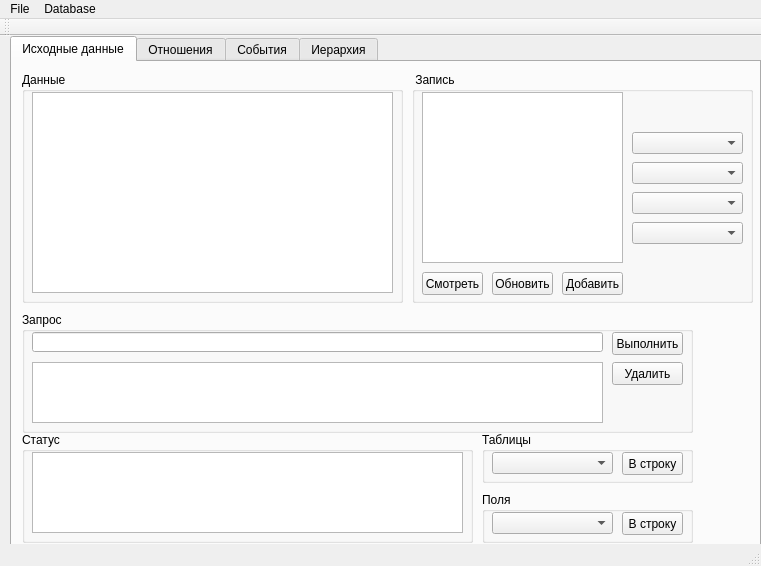
<?xml version="1.0" encoding="UTF-8"?>
<ui version="4.0">
 <class>MainWindow</class>
 <widget class="QMainWindow" name="MainWindow">
  <property name="geometry">
   <rect>
    <x>0</x>
    <y>0</y>
    <width>761</width>
    <height>566</height>
   </rect>
  </property>
  <property name="windowTitle">
   <string>MainWindow</string>
  </property>
  <widget class="QWidget" name="centralWidget">
   <widget class="QTabWidget" name="tabWidget">
    <property name="geometry">
     <rect>
      <x>10</x>
      <y>0</y>
      <width>751</width>
      <height>511</height>
     </rect>
    </property>
    <property name="currentIndex">
     <number>0</number>
    </property>
    <widget class="QWidget" name="tabData">
     <attribute name="title">
      <string>Исходные данные</string>
     </attribute>
     <widget class="QGroupBox" name="groupBoxRecord">
      <property name="geometry">
       <rect>
        <x>400</x>
        <y>10</y>
        <width>341</width>
        <height>231</height>
       </rect>
      </property>
      <property name="title">
       <string> Запись</string>
      </property>
      <widget class="QPushButton" name="pushButtonInsert">
       <property name="geometry">
        <rect>
         <x>150</x>
         <y>200</y>
         <width>61</width>
         <height>23</height>
        </rect>
       </property>
       <property name="text">
        <string>Добавить</string>
       </property>
      </widget>
      <widget class="QPushButton" name="pushButtonUpdate">
       <property name="geometry">
        <rect>
         <x>80</x>
         <y>200</y>
         <width>61</width>
         <height>23</height>
        </rect>
       </property>
       <property name="text">
        <string>Обновить</string>
       </property>
      </widget>
      <widget class="QTableWidget" name="tableWidgetForm">
       <property name="geometry">
        <rect>
         <x>10</x>
         <y>20</y>
         <width>201</width>
         <height>171</height>
        </rect>
       </property>
      </widget>
      <widget class="QPushButton" name="pushButtonView">
       <property name="geometry">
        <rect>
         <x>10</x>
         <y>200</y>
         <width>61</width>
         <height>23</height>
        </rect>
       </property>
       <property name="text">
        <string>Смотреть</string>
       </property>
      </widget>
      <widget class="QComboBox" name="comboBox1">
       <property name="geometry">
        <rect>
         <x>220</x>
         <y>60</y>
         <width>111</width>
         <height>22</height>
        </rect>
       </property>
      </widget>
      <widget class="QComboBox" name="comboBox2">
       <property name="geometry">
        <rect>
         <x>220</x>
         <y>90</y>
         <width>111</width>
         <height>22</height>
        </rect>
       </property>
      </widget>
      <widget class="QComboBox" name="comboBox3">
       <property name="geometry">
        <rect>
         <x>220</x>
         <y>120</y>
         <width>111</width>
         <height>22</height>
        </rect>
       </property>
      </widget>
      <widget class="QComboBox" name="comboBox4">
       <property name="geometry">
        <rect>
         <x>220</x>
         <y>150</y>
         <width>111</width>
         <height>22</height>
        </rect>
       </property>
      </widget>
     </widget>
     <widget class="QGroupBox" name="groupBoxTables">
      <property name="geometry">
       <rect>
        <x>470</x>
        <y>370</y>
        <width>211</width>
        <height>51</height>
       </rect>
      </property>
      <property name="title">
       <string>Таблицы</string>
      </property>
      <widget class="QComboBox" name="comboBoxTables">
       <property name="geometry">
        <rect>
         <x>10</x>
         <y>20</y>
         <width>121</width>
         <height>22</height>
        </rect>
       </property>
      </widget>
      <widget class="QPushButton" name="pushButtonGrabTable">
       <property name="geometry">
        <rect>
         <x>140</x>
         <y>20</y>
         <width>61</width>
         <height>23</height>
        </rect>
       </property>
       <property name="text">
        <string>В строку</string>
       </property>
      </widget>
     </widget>
     <widget class="QGroupBox" name="groupBoxStatus">
      <property name="geometry">
       <rect>
        <x>10</x>
        <y>370</y>
        <width>451</width>
        <height>111</height>
       </rect>
      </property>
      <property name="title">
       <string>Статус</string>
      </property>
      <widget class="QListWidget" name="listWidgetStatus">
       <property name="geometry">
        <rect>
         <x>10</x>
         <y>20</y>
         <width>431</width>
         <height>81</height>
        </rect>
       </property>
      </widget>
     </widget>
     <widget class="QGroupBox" name="groupBoxData_2">
      <property name="geometry">
       <rect>
        <x>10</x>
        <y>10</y>
        <width>381</width>
        <height>231</height>
       </rect>
      </property>
      <property name="title">
       <string>Данные</string>
      </property>
      <widget class="QListWidget" name="listWidgetData">
       <property name="geometry">
        <rect>
         <x>10</x>
         <y>20</y>
         <width>361</width>
         <height>201</height>
        </rect>
       </property>
      </widget>
     </widget>
     <widget class="QGroupBox" name="groupBoxRequest">
      <property name="geometry">
       <rect>
        <x>10</x>
        <y>250</y>
        <width>671</width>
        <height>121</height>
       </rect>
      </property>
      <property name="title">
       <string>Запрос</string>
      </property>
      <widget class="QLineEdit" name="lineEditRequest">
       <property name="geometry">
        <rect>
         <x>10</x>
         <y>20</y>
         <width>571</width>
         <height>20</height>
        </rect>
       </property>
      </widget>
      <widget class="QPushButton" name="pushButtonRequestExec">
       <property name="geometry">
        <rect>
         <x>590</x>
         <y>20</y>
         <width>71</width>
         <height>23</height>
        </rect>
       </property>
       <property name="text">
        <string>Выполнить</string>
       </property>
      </widget>
      <widget class="QListWidget" name="listWidgetRequest">
       <property name="geometry">
        <rect>
         <x>10</x>
         <y>50</y>
         <width>571</width>
         <height>61</height>
        </rect>
       </property>
      </widget>
      <widget class="QPushButton" name="pushButtonDeleteRequest">
       <property name="geometry">
        <rect>
         <x>590</x>
         <y>50</y>
         <width>71</width>
         <height>23</height>
        </rect>
       </property>
       <property name="text">
        <string>Удалить</string>
       </property>
      </widget>
     </widget>
     <widget class="QGroupBox" name="groupBoxFields">
      <property name="geometry">
       <rect>
        <x>470</x>
        <y>430</y>
        <width>211</width>
        <height>51</height>
       </rect>
      </property>
      <property name="title">
       <string>Поля</string>
      </property>
      <widget class="QPushButton" name="pushButtonGrabField">
       <property name="geometry">
        <rect>
         <x>140</x>
         <y>20</y>
         <width>61</width>
         <height>23</height>
        </rect>
       </property>
       <property name="text">
        <string>В строку</string>
       </property>
      </widget>
      <widget class="QComboBox" name="comboBoxFields">
       <property name="geometry">
        <rect>
         <x>10</x>
         <y>20</y>
         <width>121</width>
         <height>22</height>
        </rect>
       </property>
      </widget>
     </widget>
    </widget>
    <widget class="QWidget" name="tabRelationships">
     <attribute name="title">
      <string>Отношения</string>
     </attribute>
     <widget class="QGroupBox" name="groupBoxObject">
      <property name="geometry">
       <rect>
        <x>10</x>
        <y>10</y>
        <width>191</width>
        <height>241</height>
       </rect>
      </property>
      <property name="title">
       <string>Объект</string>
      </property>
      <widget class="QTableWidget" name="tableWidgetObject">
       <property name="geometry">
        <rect>
         <x>10</x>
         <y>20</y>
         <width>171</width>
         <height>171</height>
        </rect>
       </property>
      </widget>
      <widget class="QSpinBox" name="spinBoxObject">
       <property name="geometry">
        <rect>
         <x>10</x>
         <y>200</y>
         <width>71</width>
         <height>22</height>
        </rect>
       </property>
      </widget>
     </widget>
     <widget class="QGroupBox" name="groupBoxRelation">
      <property name="geometry">
       <rect>
        <x>210</x>
        <y>10</y>
        <width>191</width>
        <height>241</height>
       </rect>
      </property>
      <property name="title">
       <string>Отношение</string>
      </property>
      <widget class="QTableWidget" name="tableWidgetObjectRelation">
       <property name="geometry">
        <rect>
         <x>10</x>
         <y>20</y>
         <width>171</width>
         <height>171</height>
        </rect>
       </property>
      </widget>
      <widget class="QSpinBox" name="spinBoxRelation">
       <property name="geometry">
        <rect>
         <x>10</x>
         <y>200</y>
         <width>71</width>
         <height>22</height>
        </rect>
       </property>
      </widget>
     </widget>
     <widget class="QGroupBox" name="groupBoxSubject">
      <property name="geometry">
       <rect>
        <x>410</x>
        <y>10</y>
        <width>191</width>
        <height>241</height>
       </rect>
      </property>
      <property name="title">
       <string>Субъект</string>
      </property>
      <widget class="QTableWidget" name="tableWidgetSubject">
       <property name="geometry">
        <rect>
         <x>10</x>
         <y>20</y>
         <width>171</width>
         <height>171</height>
        </rect>
       </property>
      </widget>
      <widget class="QSpinBox" name="spinBoxSubject">
       <property name="geometry">
        <rect>
         <x>10</x>
         <y>200</y>
         <width>71</width>
         <height>22</height>
        </rect>
       </property>
      </widget>
     </widget>
     <widget class="QSpinBox" name="spinBoxRelationship">
      <property name="geometry">
       <rect>
        <x>10</x>
        <y>280</y>
        <width>71</width>
        <height>22</height>
       </rect>
      </property>
     </widget>
     <widget class="QPushButton" name="pushButtonInsertRelationship">
      <property name="geometry">
       <rect>
        <x>10</x>
        <y>310</y>
        <width>61</width>
        <height>23</height>
       </rect>
      </property>
      <property name="text">
       <string>Добавить</string>
      </property>
     </widget>
     <widget class="QPushButton" name="pushButtonUpdateRelationship">
      <property name="geometry">
       <rect>
        <x>10</x>
        <y>340</y>
        <width>61</width>
        <height>23</height>
       </rect>
      </property>
      <property name="text">
       <string>Обновить</string>
      </property>
     </widget>
     <widget class="QLabel" name="labelRecordRelationship">
      <property name="geometry">
       <rect>
        <x>10</x>
        <y>260</y>
        <width>671</width>
        <height>16</height>
       </rect>
      </property>
      <property name="frameShape">
       <enum>QFrame::Panel</enum>
      </property>
      <property name="frameShadow">
       <enum>QFrame::Sunken</enum>
      </property>
      <property name="text">
       <string>&lt;Объект&gt; for &lt;субъекта&gt; as &lt;отношение&gt;</string>
      </property>
     </widget>
     <widget class="QGroupBox" name="groupBoxMemo">
      <property name="geometry">
       <rect>
        <x>210</x>
        <y>280</y>
        <width>391</width>
        <height>91</height>
       </rect>
      </property>
      <property name="title">
       <string>Примечание</string>
      </property>
      <widget class="QLineEdit" name="lineEditMemo">
       <property name="geometry">
        <rect>
         <x>10</x>
         <y>20</y>
         <width>371</width>
         <height>20</height>
        </rect>
       </property>
       <property name="text">
        <string>memo</string>
       </property>
      </widget>
     </widget>
    </widget>
    <widget class="QWidget" name="tabEvents">
     <attribute name="title">
      <string>События</string>
     </attribute>
     <widget class="QPushButton" name="pushButtonUpdateEvent">
      <property name="geometry">
       <rect>
        <x>160</x>
        <y>380</y>
        <width>61</width>
        <height>23</height>
       </rect>
      </property>
      <property name="text">
       <string>Обновить</string>
      </property>
     </widget>
     <widget class="QGroupBox" name="groupBoxEventType">
      <property name="geometry">
       <rect>
        <x>210</x>
        <y>10</y>
        <width>271</width>
        <height>241</height>
       </rect>
      </property>
      <property name="title">
       <string>Тип события</string>
      </property>
      <widget class="QTableWidget" name="tableWidgetObjectEventType">
       <property name="geometry">
        <rect>
         <x>10</x>
         <y>20</y>
         <width>251</width>
         <height>171</height>
        </rect>
       </property>
      </widget>
      <widget class="QSpinBox" name="spinBoxEventType">
       <property name="geometry">
        <rect>
         <x>10</x>
         <y>200</y>
         <width>71</width>
         <height>22</height>
        </rect>
       </property>
      </widget>
     </widget>
     <widget class="QLabel" name="labelRecordEvent">
      <property name="geometry">
       <rect>
        <x>10</x>
        <y>360</y>
        <width>671</width>
        <height>16</height>
       </rect>
      </property>
      <property name="frameShape">
       <enum>QFrame::Panel</enum>
      </property>
      <property name="frameShadow">
       <enum>QFrame::Sunken</enum>
      </property>
      <property name="text">
       <string>&lt;Объект&gt; in &lt;событие&gt; at &lt;дата&gt;</string>
      </property>
     </widget>
     <widget class="QPushButton" name="pushButtonInsertEvent">
      <property name="geometry">
       <rect>
        <x>90</x>
        <y>380</y>
        <width>61</width>
        <height>23</height>
       </rect>
      </property>
      <property name="text">
       <string>Добавить</string>
      </property>
     </widget>
     <widget class="QGroupBox" name="groupBoxMemo_2">
      <property name="geometry">
       <rect>
        <x>390</x>
        <y>300</y>
        <width>291</width>
        <height>51</height>
       </rect>
      </property>
      <property name="title">
       <string>Примечание</string>
      </property>
      <widget class="QLineEdit" name="lineEditMemoEvents">
       <property name="geometry">
        <rect>
         <x>10</x>
         <y>20</y>
         <width>271</width>
         <height>20</height>
        </rect>
       </property>
       <property name="text">
        <string>memo</string>
       </property>
      </widget>
     </widget>
     <widget class="QGroupBox" name="groupBoxObjectEvent">
      <property name="geometry">
       <rect>
        <x>10</x>
        <y>10</y>
        <width>191</width>
        <height>241</height>
       </rect>
      </property>
      <property name="title">
       <string>Объект</string>
      </property>
      <widget class="QTableWidget" name="tableWidgetObjectEvent">
       <property name="geometry">
        <rect>
         <x>10</x>
         <y>20</y>
         <width>171</width>
         <height>171</height>
        </rect>
       </property>
      </widget>
      <widget class="QSpinBox" name="spinBoxObjectEvent">
       <property name="geometry">
        <rect>
         <x>10</x>
         <y>200</y>
         <width>71</width>
         <height>22</height>
        </rect>
       </property>
      </widget>
     </widget>
     <widget class="QSpinBox" name="spinBoxEvent">
      <property name="geometry">
       <rect>
        <x>10</x>
        <y>380</y>
        <width>71</width>
        <height>22</height>
       </rect>
      </property>
     </widget>
     <widget class="QGroupBox" name="groupBoxData">
      <property name="geometry">
       <rect>
        <x>390</x>
        <y>250</y>
        <width>191</width>
        <height>51</height>
       </rect>
      </property>
      <property name="title">
       <string>Дата</string>
      </property>
      <widget class="QLineEdit" name="lineEditDate">
       <property name="geometry">
        <rect>
         <x>10</x>
         <y>20</y>
         <width>113</width>
         <height>20</height>
        </rect>
       </property>
      </widget>
     </widget>
     <widget class="QPushButton" name="pushButtonViewtEvent">
      <property name="geometry">
       <rect>
        <x>230</x>
        <y>380</y>
        <width>61</width>
        <height>23</height>
       </rect>
      </property>
      <property name="text">
       <string>Смотреть</string>
      </property>
     </widget>
     <widget class="QGroupBox" name="groupBoxSubjectEvent">
      <property name="geometry">
       <rect>
        <x>490</x>
        <y>10</y>
        <width>191</width>
        <height>241</height>
       </rect>
      </property>
      <property name="title">
       <string>Субъект</string>
      </property>
      <widget class="QTableWidget" name="tableWidgetSubjectEvent">
       <property name="geometry">
        <rect>
         <x>10</x>
         <y>20</y>
         <width>171</width>
         <height>171</height>
        </rect>
       </property>
      </widget>
      <widget class="QSpinBox" name="spinBoxSubjectEvent">
       <property name="geometry">
        <rect>
         <x>10</x>
         <y>200</y>
         <width>71</width>
         <height>22</height>
        </rect>
       </property>
      </widget>
     </widget>
    </widget>
    <widget class="QWidget" name="tab">
     <attribute name="title">
      <string>Иерархия</string>
     </attribute>
     <widget class="QTreeWidget" name="treeWidgetFathers">
      <property name="geometry">
       <rect>
        <x>10</x>
        <y>10</y>
        <width>351</width>
        <height>431</height>
       </rect>
      </property>
      <property name="allColumnsShowFocus">
       <bool>false</bool>
      </property>
      <property name="headerHidden">
       <bool>true</bool>
      </property>
      <column>
       <property name="text">
        <string notr="true">1</string>
       </property>
      </column>
     </widget>
    </widget>
   </widget>
  </widget>
  <widget class="QMenuBar" name="menuBar">
   <property name="geometry">
    <rect>
     <x>0</x>
     <y>0</y>
     <width>761</width>
     <height>21</height>
    </rect>
   </property>
   <widget class="QMenu" name="menuFile">
    <property name="title">
     <string>File</string>
    </property>
    <addaction name="actionExit"/>
   </widget>
   <widget class="QMenu" name="menuDatabase">
    <property name="title">
     <string>Database</string>
    </property>
    <addaction name="actionView_data"/>
    <addaction name="actionInsert_data"/>
    <addaction name="actionInsert_field"/>
    <addaction name="actionUpdate_data"/>
    <addaction name="actionView_table_list"/>
    <addaction name="actionView_fields_list"/>
    <addaction name="actionInsertRelationship"/>
    <addaction name="actionUpdateRelationship"/>
    <addaction name="actionViewRelationship"/>
    <addaction name="actionViewRelationshipRecords"/>
    <addaction name="actionViewPersonRecords"/>
    <addaction name="actionViewRelationRecords"/>
    <addaction name="actionInsertEvent"/>
    <addaction name="actionUpdateEvent"/>
    <addaction name="actionViewEvent"/>
    <addaction name="actionViewEventRecords"/>
    <addaction name="actionViewEventTypeRecords"/>
    <addaction name="actionExecuteRequest"/>
    <addaction name="actionDeleteRequest"/>
   </widget>
   <addaction name="menuFile"/>
   <addaction name="menuDatabase"/>
  </widget>
  <widget class="QToolBar" name="mainToolBar">
   <attribute name="toolBarArea">
    <enum>TopToolBarArea</enum>
   </attribute>
   <attribute name="toolBarBreak">
    <bool>false</bool>
   </attribute>
  </widget>
  <widget class="QStatusBar" name="statusBar"/>
  <action name="actionExit">
   <property name="text">
    <string>Exit</string>
   </property>
  </action>
  <action name="actionView_data">
   <property name="text">
    <string>View data</string>
   </property>
  </action>
  <action name="actionInsert_data">
   <property name="text">
    <string>Insert data</string>
   </property>
  </action>
  <action name="actionInsert_table">
   <property name="text">
    <string>Insert table</string>
   </property>
  </action>
  <action name="actionInsert_field">
   <property name="text">
    <string>Insert field</string>
   </property>
  </action>
  <action name="actionSelect_row">
   <property name="text">
    <string>Select row</string>
   </property>
  </action>
  <action name="actionUpdate_data">
   <property name="text">
    <string>Update data</string>
   </property>
  </action>
  <action name="actionView_table_list">
   <property name="text">
    <string>View table list</string>
   </property>
  </action>
  <action name="actionView_fields_list">
   <property name="text">
    <string>View fields list</string>
   </property>
  </action>
  <action name="actionInsertRelationship">
   <property name="text">
    <string>InsertRelationship</string>
   </property>
  </action>
  <action name="actionUpdateRelationship">
   <property name="text">
    <string>UpdateRelationship</string>
   </property>
  </action>
  <action name="actionViewRelationship">
   <property name="text">
    <string>ViewRelationship</string>
   </property>
  </action>
  <action name="actionViewRelationshipRecords">
   <property name="text">
    <string>ViewRelationshipRecords</string>
   </property>
  </action>
  <action name="actionViewPersonRecords">
   <property name="text">
    <string>ViewPersonRecords</string>
   </property>
  </action>
  <action name="actionViewRelationRecords">
   <property name="text">
    <string>ViewRelationRecords</string>
   </property>
  </action>
  <action name="actionInsertEvent">
   <property name="text">
    <string>InsertEvent</string>
   </property>
  </action>
  <action name="actionUpdateEvent">
   <property name="text">
    <string>UpdateEvent</string>
   </property>
  </action>
  <action name="actionViewEvent">
   <property name="text">
    <string>ViewEvent</string>
   </property>
  </action>
  <action name="actionViewEventRecords">
   <property name="text">
    <string>ViewEventRecords</string>
   </property>
  </action>
  <action name="actionViewEventTypeRecords">
   <property name="text">
    <string>ViewEventTypeRecords</string>
   </property>
  </action>
  <action name="actionExecuteRequest">
   <property name="text">
    <string>ExecuteRequest</string>
   </property>
  </action>
  <action name="actionDeleteRequest">
   <property name="text">
    <string>DeleteRequest</string>
   </property>
  </action>
 </widget>
 <layoutdefault spacing="6" margin="11"/>
 <resources/>
 <connections>
  <connection>
   <sender>actionExit</sender>
   <signal>triggered()</signal>
   <receiver>MainWindow</receiver>
   <slot>close()</slot>
   <hints>
    <hint type="sourcelabel">
     <x>-1</x>
     <y>-1</y>
    </hint>
    <hint type="destinationlabel">
     <x>199</x>
     <y>149</y>
    </hint>
   </hints>
  </connection>
 </connections>
</ui>
